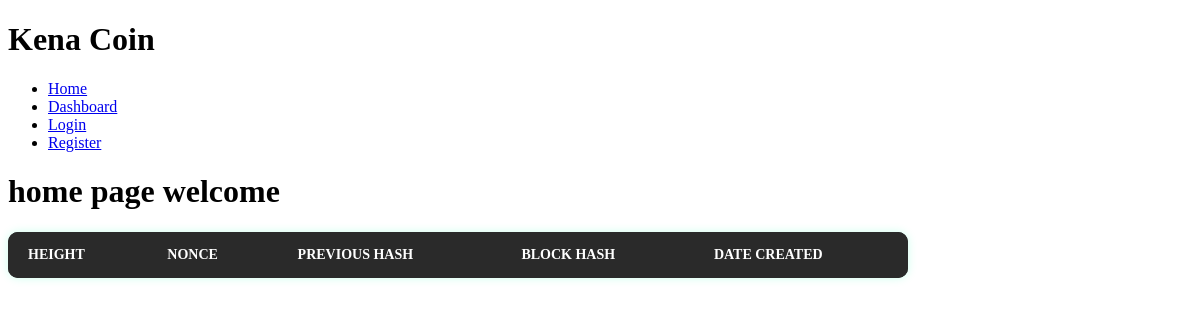
Before: / with the older database file.
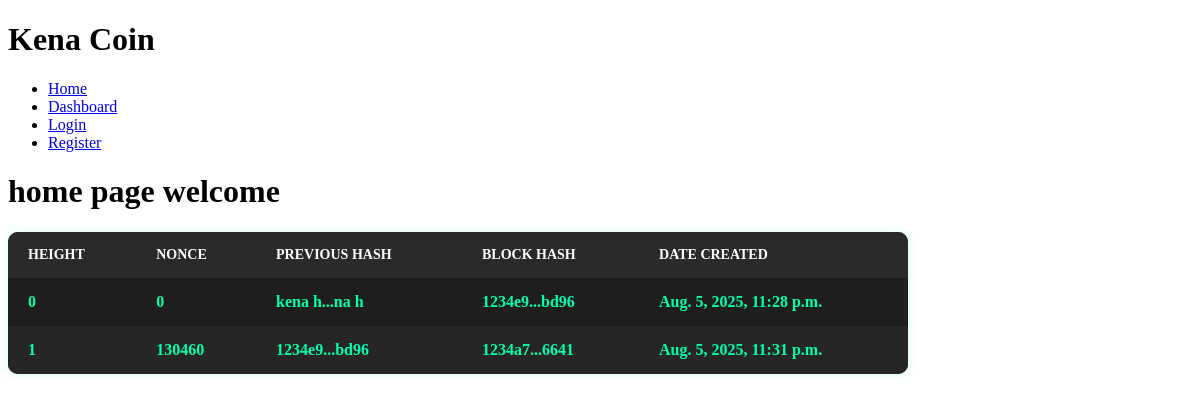
After: the same page with the newer database file.
### coin/models.py (models this page shows, shortened)
class Block(models.Model):
    height = models.IntegerField()
    nonce = models.IntegerField()
    timestamp = models.DateTimeField(default=now)
    previous_hash = models.CharField(max_length=64)
    hash = models.CharField(max_length=64, unique=True)
    transactions = models.JSONField() # to strore transactions in a json format

### coin/views.py (the view)
# urls.py: path('', views.home ,name='home'),
def home(request):
    blocks = Block.objects.all()
    print('hellow')
    return render(request, 'coin/home.html', {'blocks': blocks})

### coin/templates/coin/home.html
{% extends 'coin/base.html' %}
{% block content %}
    <div class="">
         <h1>home page welcome </h1>
        {% if block %}
            <table>
                    <thead>
                        <tr>
                            <th>height</th>
                            <th>Nonce</th>
                            <th>Previous Hash</th>
                            <th>Block Hash</th>
                            <th>Date Created</th>
                        </tr>
                    </thead>
                    <tbody>
                        {% for block in blocks %}
                            {% if block.type != 'fee' %}
                                <tr>
                                    <td class="highlight">{{ block.height }}</td>
                                    <td class="highlight">{{ block.nonce }}</td>
                                    <td class="highlight">{{ block.previous_hash|slice:":6" }}...{{ block.previous_hash|slice:"-4:" }}</td>
                                    <td class="highlight">{{ block.hash|slice:":6" }}...{{ block.hash|slice:"-4:" }}</td>
                                    <td class="highlight">{{ block.timestamp}}</td>
                                </tr>
                            {% endif %}
                        {% endfor %}
                    </tbody>
                </table>
        {% else %}
            <p>no transactions</p>
        {% endif %}
    </div>
{% endblock %}

### coin/templates/coin/base.html (shortened to what this page needs)
<!DOCTYPE html>
<html lang="en">
<head>
</head>
<body>
     <div class="">
        <header>
            <h1>Kena Coin</h1>
            <nav>
                <ul>
                    <li><a href="{% url 'home' %}">Home</a></li>
                    <li><a href="{% url 'dashboard' %}">Dashboard</a></li>
                    {% if user.is_authenticated %}
                        <li>Welcome, {{ user.username }}!</li>
                        <li><a href="">Profile</a></li>
                        <li><a href="{% url 'logout' %}">Logout</a></li>
                    {% else %}
                        <li><a href="{% url 'login' %}">Login</a></li>
                        <li><a href="{% url 'register' %}">Register</a></li>
                    {% endif %}
                </ul>
            </nav>
        {% block content %}
        {% endblock %}
     </div>
</body>
</html>

### coin/templates/coin/base.html (style rules this page uses)
table { width: 100%; max-width: 900px; border-collapse: collapse; background-color: #1e1e1e; border-radius: 10px; overflow: hidden; box-shadow: 0 0 10px rgba(0, 255, 170, 0.2); }
th, td { padding: 15px 20px; text-align: left; }
th { background-color: #2a2a2a; color: #ffffff; text-transform: uppercase; font-size: 14px; }
tr:nth-child(even) { background-color: #262626; }
.highlight { color: #00ffae; font-weight: bold; }

Changed rows visible on the page:
added Block: height "0", nonce "0", previous_hash "kena h", previous_hash "na h", hash "1234e9", hash "bd96", timestamp "Aug. 5, 2025, 11:28 p.m."
added Block: height "1", nonce "130460", previous_hash "1234e9", previous_hash "bd96", hash "1234a7", hash "6641", timestamp "Aug. 5, 2025, 11:31 p.m."
